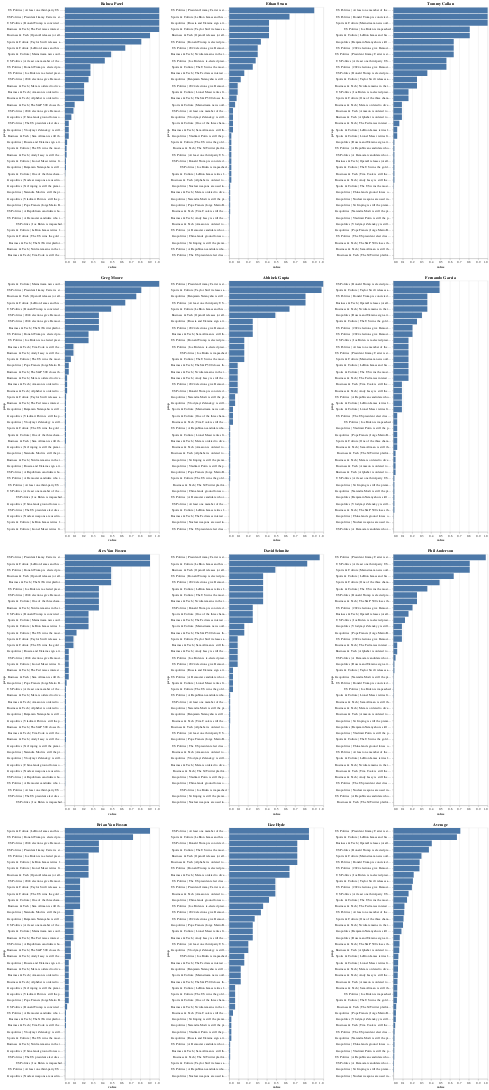

The code cell stored with this chart in its notebook:
### Markdown cell above
Score contributions

### Code cell
def scorecontrib_for_person(name: str) -> dict[str, float]:
    category_scores = {}
    predictions = estimates.filter(pl.col('Name') == name)[props]
    prop_scores = [
        (prop, (pred - res) ** 2)
        for (prop, pred, res) in zip(props, predictions.row(0), resolutions[props].row(0))
    ]
    return sorted(prop_scores, key=lambda t: t[1])

charts = []
for person in estimates['Name']:
    contrib = pl.DataFrame(
        scorecontrib_for_person(person),
        orient='row',
        schema=['prop', 'value'],
    )
    chart = alt.Chart(contrib).mark_bar().encode(
        x=alt.X('value', scale=alt.Scale(domain=[0, 1])),
        y=alt.Y('prop', sort='-x'),
        tooltip=['prop', 'value'],
    ).properties(
        title=person,
    )
    charts.append(chart)
    
n_per_row = 3
chart = None
while charts:
    row_charts = charts[:3]
    row = reduce(lambda x, y: x | y, row_charts)
    if chart is None:
        chart = row
    else:
        chart &= row
    charts = charts[3:]
chart
